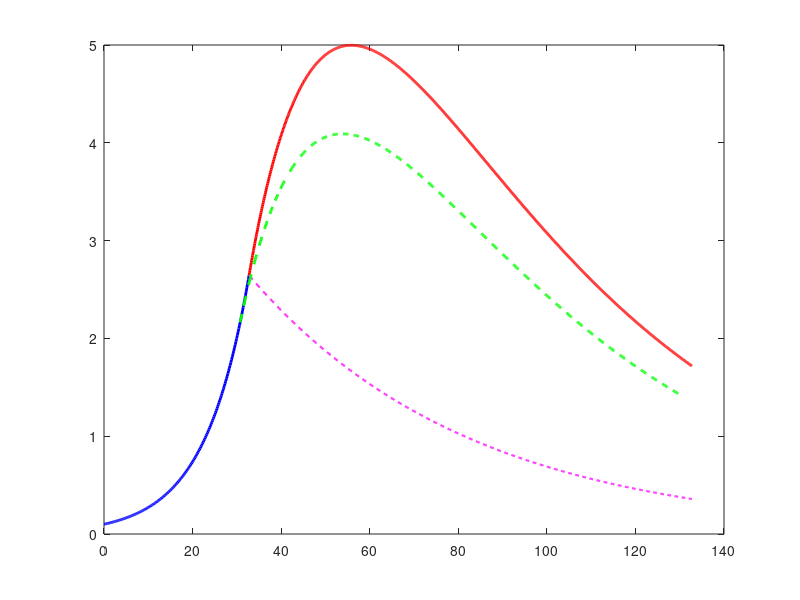

MATLAB code to generate this figure: (Note: this script raises an error after producing the figure.)
clc; clear;

%% ---------------- Parameters ---------------- %%
% Tumor growth before treatment
r = 0.1;             % tumor growth rate
T_0 = 0.1;           % initial tumor size
T_max = 5;           % critical threshold for tumor size

% Treatment exposure and model constants
Kg = 0.1;            % growth rate of surviving tumor cells
Kd = 0.4;            % rate of killing surviving tumor cells
d = 0.05;            % clearance rate of dying tumor cells
Exposure = 0.3;      % constant drug exposure level

% Derived parameter for simplified dynamics
gamma = Kg - Kd * Exposure;

%% ---------------- Tumor growth before treatment ---------------- %%
T_before = @(t) T_0 * exp(r * t);    % exponential growth model before treatment

% Find time when tumor hits critical size
t_max = fzero(@(t) T_before(t) - T_max, 10);  

%% ---------------- Binary search for optimal treatment time ---------------- %%
t_min = 0;
eps_val = 0.01;
last_t_treat = NaN;

while (t_max - t_min) > eps_val
    t_treat = (t_min + t_max) / 2;
    S0 = T_before(t_treat);   % viable tumor size at treatment
    D0 = 0;                   % initially no dying cells

    % Simulate analytically after treatment
    t_check = linspace(0, 100, 1000);
    S_check = S0 * exp(gamma * t_check);
    D_check = (Kd * Exposure * S0 / (gamma + d)) * (exp(gamma * t_check) - exp(-d * t_check));
    T_check = S_check + D_check;

    if all(T_check < T_max)
        last_t_treat = t_treat;
        t_min = t_treat;
    else
        t_max = t_treat;
    end
end

%% ---------------- Final Simulation for Best Case ---------------- %%
% Before treatment
t_full_before = linspace(0, last_t_treat, 200);
T_before_vals = T_before(t_full_before);

% After treatment (analytical)
t_post = linspace(0, 100, 1000);
S_post = T_before(last_t_treat) * exp(gamma * t_post);
D_post = (Kd * Exposure * T_before(last_t_treat) / (gamma + d)) * (exp(gamma * t_post) - exp(-d * t_post));
T_post_vals = S_post + D_post;
t_post_shifted = t_post + last_t_treat;

%% ---------------- Early treatment simulation ---------------- %%
t_early = last_t_treat - 2;
if t_early < 0
    warning('t_early < 0, set to 0');
    t_early = 0;
end

S0_early = T_before(t_early);
S_early = S0_early * exp(gamma * t_post);
D_early = (Kd * Exposure * S0_early / (gamma + d)) * (exp(gamma * t_post) - exp(-d * t_post));
T_early_vals = S_early + D_early;
t_early_shifted = t_post + t_early;

%% ---------------- Plot everything ---------------- %%
figure('Position', [400, 100, 1200, 800]);

plot(t_full_before, T_before_vals, 'b', 'LineWidth', 2); hold on;
plot(t_post_shifted, T_post_vals, 'r', 'LineWidth', 2);
plot(t_post_shifted, S_post, 'm--', 'LineWidth', 1.5);  % Plot S(t) for clarity
plot(t_early_shifted, T_early_vals, 'g--', 'LineWidth', 2);

yline(T_max, 'k--', 'Critical size');
yline(T_0, 'k--', 'Initial size');
yline(T_before(last_t_treat), 'k--', ['Optimal treatment start: t = ' num2str(last_t_treat, '%.2f')], 'LineWidth', 2);

xlabel('Time (t)');
ylabel('Tumor size (T)');
title(['S+D model (Analytical): Optimal treatment start — t = ' num2str(last_t_treat, '%.2f')]);
legend('Before treatment', ...
       'After optimal treatment', ...
       'Surviving cells S(t)', ...
       'Early treatment (2 units sooner)', ...
       'Critical size', ...
       'Initial size', ...
       'Best moment');

grid on;
axis([-10 140 -1 6]);
